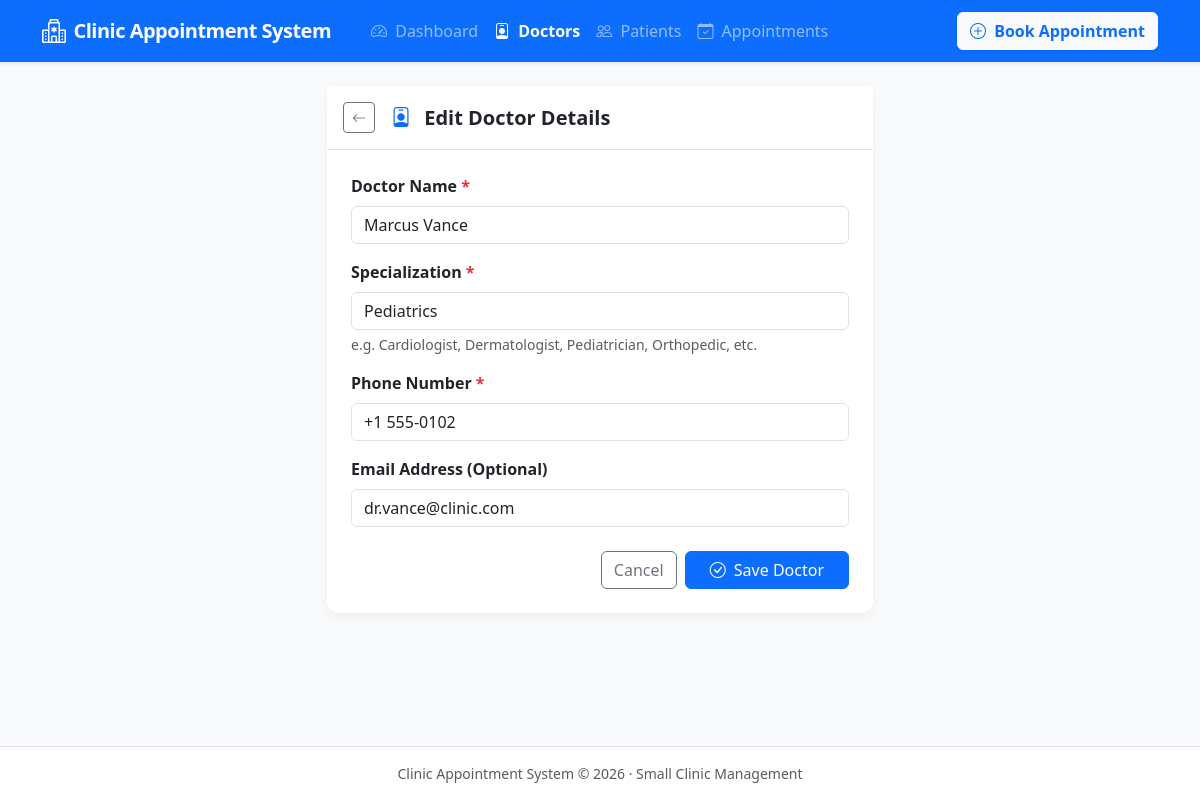
/doctors/2/edit/, run on the app's committed database.
### clinic/models.py (models this page shows, shortened)
class Doctor(models.Model):
    name = models.CharField(max_length=100)
    specialization = models.CharField(max_length=100)
    phone = models.CharField(max_length=20)
    email = models.EmailField(blank=True, null=True)
    class Meta:
        ordering = ['name']

### clinic/views.py (the view)
# urls.py: path('doctors/<int:pk>/edit/', views.doctor_update, name='doctor_update'),
def doctor_update(request, pk):
    doctor = get_object_or_404(Doctor, pk=pk)
    if request.method == 'POST':
        form = DoctorForm(request.POST, instance=doctor)
        if form.is_valid():
            form.save()
            messages.success(request, f"Doctor Dr. {doctor.name} details updated successfully!")
            return redirect('doctor_list')
    else:
        form = DoctorForm(instance=doctor)
    return render(request, 'clinic/doctor_form.html', {'form': form, 'title': 'Edit Doctor Details', 'doctor': doctor})

### clinic/forms.py
class DoctorForm(forms.ModelForm):
    class Meta:
        model = Doctor
        fields = ['name', 'specialization', 'phone', 'email']
        widgets = {
            'name': forms.TextInput(attrs={'class': 'form-control', 'placeholder': 'e.g. Dr. Sarah Jenkins'}),
            'specialization': forms.TextInput(attrs={'class': 'form-control', 'placeholder': 'e.g. Cardiologist, Dermatologist, General Medicine'}),
            'phone': forms.TextInput(attrs={'class': 'form-control', 'placeholder': 'e.g. +1 555-0192'}),
            'email': forms.EmailInput(attrs={'class': 'form-control', 'placeholder': 'e.g. doctor@clinic.com'}),
        }

### clinic/templates/clinic/doctor_form.html (shortened to what this page needs)
{% extends 'clinic/base.html' %}
{% block content %}
<div class="row justify-content-center">
    <div class="col-12 col-md-8 col-lg-6">
        <div class="card main-card bg-white">
            <div class="card-header bg-white border-bottom py-3">
                <div class="d-flex align-items-center">
                    <a href="{% url 'doctor_list' %}" class="btn btn-outline-secondary btn-sm me-3" title="Back to Doctors">
                        <i class="bi bi-arrow-left"></i>
                    </a>
                    <h5 class="card-title fw-bold text-dark mb-0">
                        <i class="bi bi-person-badge text-primary me-2"></i> {{ title }}
                    </h5>
                </div>
            </div>
            <div class="card-body p-4">
                <form method="post" novalidate>
                    <div class="mb-3">
                        <label for="{{ form.name.id_for_label }}" class="form-label fw-semibold">Doctor Name <span class="text-danger">*</span></label>
                        {{ form.name }}
                    </div>
                    <div class="mb-3">
                        <label for="{{ form.specialization.id_for_label }}" class="form-label fw-semibold">Specialization <span class="text-danger">*</span></label>
                        {{ form.specialization }}
                        <div class="form-text small">e.g. Cardiologist, Dermatologist, Pediatrician, Orthopedic, etc.</div>
                    </div>
                    <div class="mb-3">
                        <label for="{{ form.phone.id_for_label }}" class="form-label fw-semibold">Phone Number <span class="text-danger">*</span></label>
                        {{ form.phone }}
                    </div>
                    <div class="mb-4">
                        <label for="{{ form.email.id_for_label }}" class="form-label fw-semibold">Email Address (Optional)</label>
                        {{ form.email }}
                    </div>
                    <div class="d-flex justify-content-end gap-2">
                        <a href="{% url 'doctor_list' %}" class="btn btn-outline-secondary">Cancel</a>
                        <button type="submit" class="btn btn-primary px-4">
                            <i class="bi bi-check-circle me-1"></i> Save Doctor
                        </button>
                    </div>
                </form>
            </div>
        </div>
    </div>
</div>
{% endblock %}

### clinic/templates/clinic/base.html (style rules this page uses)
:root { --primary-color: #0d6efd; --secondary-color: #0dcaf0; --bg-light: #f8fafc; }
body { background-color: var(--bg-light); font-family: system-ui, -apple-system, "Segoe UI", Roboto, "Helvetica Neue", Arial, sans-serif; min-height: 100vh; display: flex; flex-direction: column; }
.main-card { border: none; border-radius: 12px; box-shadow: 0 4px 12px rgba(0, 0, 0, 0.05); }

### data on the page
Doctor: name "Marcus Vance", specialization "Pediatrics", phone "+1 555-0102", email "dr.vance@clinic.com"

### other printed values
{{ title }} "Edit Doctor Details"
